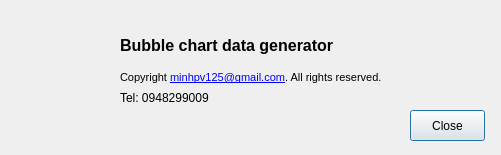
<?xml version="1.0" encoding="UTF-8"?>
<ui version="4.0">
 <class>AboutDialog</class>
 <widget class="QDialog" name="AboutDialog">
  <property name="geometry">
   <rect>
    <x>0</x>
    <y>0</y>
    <width>501</width>
    <height>155</height>
   </rect>
  </property>
  <property name="windowTitle">
   <string>About</string>
  </property>
  <property name="windowIcon">
   <iconset resource="res.qrc">
    <normaloff>:/root/bubble.png</normaloff>:/root/bubble.png</iconset>
  </property>
  <property name="modal">
   <bool>true</bool>
  </property>
  <widget class="QLabel" name="label">
   <property name="geometry">
    <rect>
     <x>120</x>
     <y>30</y>
     <width>271</width>
     <height>31</height>
    </rect>
   </property>
   <property name="font">
    <font>
     <family>Arial</family>
     <pointsize>12</pointsize>
     <weight>75</weight>
     <bold>true</bold>
    </font>
   </property>
   <property name="text">
    <string>Bubble chart data generator</string>
   </property>
  </widget>
  <widget class="QLabel" name="label_2">
   <property name="geometry">
    <rect>
     <x>120</x>
     <y>70</y>
     <width>321</width>
     <height>16</height>
    </rect>
   </property>
   <property name="text">
    <string>&lt;!DOCTYPE HTML PUBLIC &quot;-//W3C//DTD HTML 4.0//EN&quot; &quot;http://www.w3.org/TR/REC-html40/strict.dtd&quot;&gt;
&lt;html&gt;&lt;head&gt;&lt;meta name=&quot;qrichtext&quot; content=&quot;1&quot; /&gt;&lt;style type=&quot;text/css&quot;&gt;
p, li { white-space: pre-wrap; }
&lt;/style&gt;&lt;/head&gt;&lt;body style=&quot; font-family:'MS Shell Dlg 2'; font-size:8.25pt; font-weight:400; font-style:normal;&quot;&gt;
&lt;p style=&quot; margin-top:0px; margin-bottom:0px; margin-left:0px; margin-right:0px; -qt-block-indent:0; text-indent:0px;&quot;&gt;&lt;span style=&quot; font-size:8pt;&quot;&gt;Copyright &lt;/span&gt;&lt;a href=&quot;minhpv125@gmail.com&quot;&gt;&lt;span style=&quot; text-decoration: underline; color:#0000ff;&quot;&gt;minhpv125@gmail.com&lt;/span&gt;&lt;/a&gt;&lt;span style=&quot; font-size:8pt;&quot;&gt;. All rights reserved.&lt;/span&gt;&lt;/p&gt;&lt;/body&gt;&lt;/html&gt;</string>
   </property>
   <property name="textFormat">
    <enum>Qt::RichText</enum>
   </property>
  </widget>
  <widget class="QLabel" name="label_3">
   <property name="geometry">
    <rect>
     <x>120</x>
     <y>90</y>
     <width>131</width>
     <height>16</height>
    </rect>
   </property>
   <property name="text">
    <string>Tel: 0948299009</string>
   </property>
  </widget>
  <widget class="QPushButton" name="pushButton">
   <property name="geometry">
    <rect>
     <x>410</x>
     <y>110</y>
     <width>75</width>
     <height>31</height>
    </rect>
   </property>
   <property name="text">
    <string>Close</string>
   </property>
   <property name="default">
    <bool>true</bool>
   </property>
  </widget>
  <widget class="QLabel" name="label_4">
   <property name="geometry">
    <rect>
     <x>20</x>
     <y>30</y>
     <width>71</width>
     <height>81</height>
    </rect>
   </property>
   <property name="text">
    <string/>
   </property>
   <property name="pixmap">
    <pixmap resource="res.qrc">:/root/bubble_64.png</pixmap>
   </property>
  </widget>
 </widget>
 <resources>
  <include location="res.qrc"/>
 </resources>
 <connections>
  <connection>
   <sender>pushButton</sender>
   <signal>clicked()</signal>
   <receiver>AboutDialog</receiver>
   <slot>accept()</slot>
   <hints>
    <hint type="sourcelabel">
     <x>354</x>
     <y>125</y>
    </hint>
    <hint type="destinationlabel">
     <x>160</x>
     <y>121</y>
    </hint>
   </hints>
  </connection>
 </connections>
</ui>
